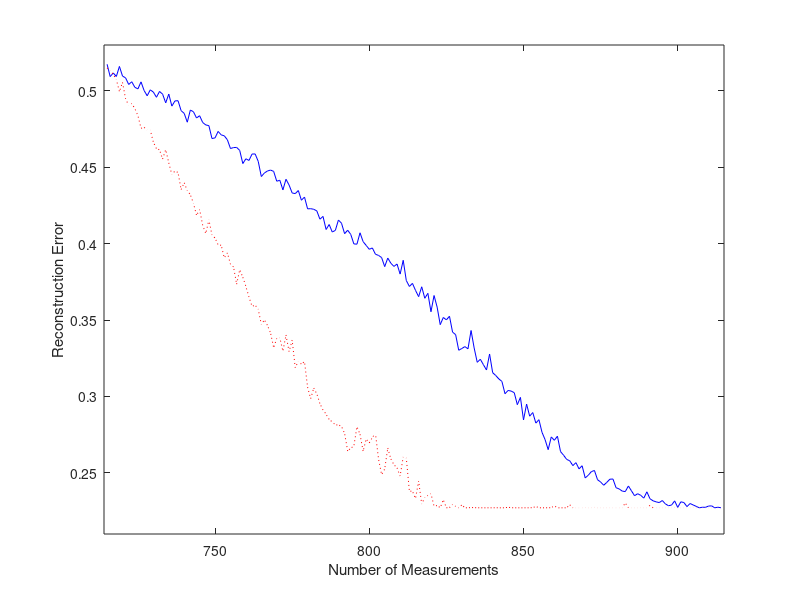

Here is the MATLAB script that generated this plot: (Note: this script raises an error after producing the figure.)
%------------------------------------------------------
% This code generates Figure 8a of the following paper: 
% "Bayesian Compressive Sensing" (Preprint, 2007).
% Coded by: Shihao Ji, ECE, Duke University
% last change: June. 12, 2007
%------------------------------------------------------
clear all
%
load DataFig08a_random.mat
rand_mean = mean(err);
rand_std = std(err);
load DataFig08a_optimized.mat
opt_mean = mean(err);
opt_std = std(err);
%
base = 650+4^3;
ns = 200;
dN = 1;
% 

plot(base+(1:ns)*dN,rand_mean,'b-');
hold on;
plot(base+(1:ns)*dN,opt_mean,'r:');
axis([714,915,0.21,0.53]);
xlabel('Number of Measurements'); ylabel('Reconstruction Error');
box on;
legend('Random','Optimized',1);
